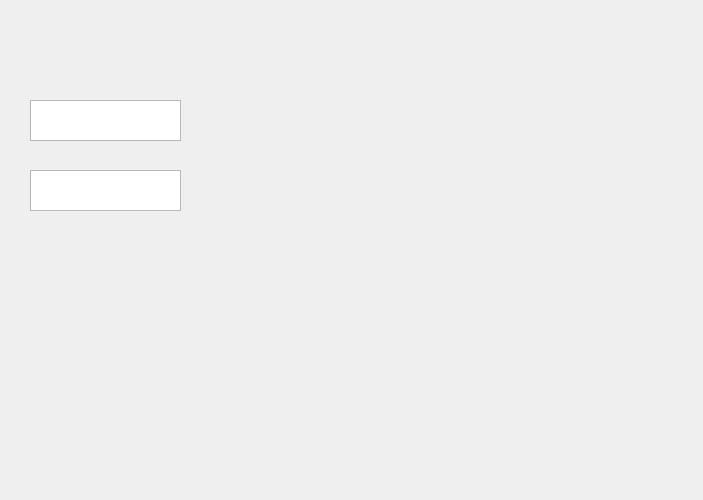
<?xml version="1.0" encoding="UTF-8"?>
<ui version="4.0">
 <class>inputForm</class>
 <widget class="QWidget" name="inputForm">
  <property name="geometry">
   <rect>
    <x>0</x>
    <y>0</y>
    <width>703</width>
    <height>500</height>
   </rect>
  </property>
  <property name="windowTitle">
   <string>Form</string>
  </property>
  <widget class="QTextEdit" name="textEdit_2">
   <property name="geometry">
    <rect>
     <x>30</x>
     <y>170</y>
     <width>151</width>
     <height>41</height>
    </rect>
   </property>
  </widget>
  <widget class="QTextEdit" name="textEdit_3">
   <property name="geometry">
    <rect>
     <x>30</x>
     <y>100</y>
     <width>151</width>
     <height>41</height>
    </rect>
   </property>
  </widget>
 </widget>
 <resources/>
 <connections/>
</ui>
